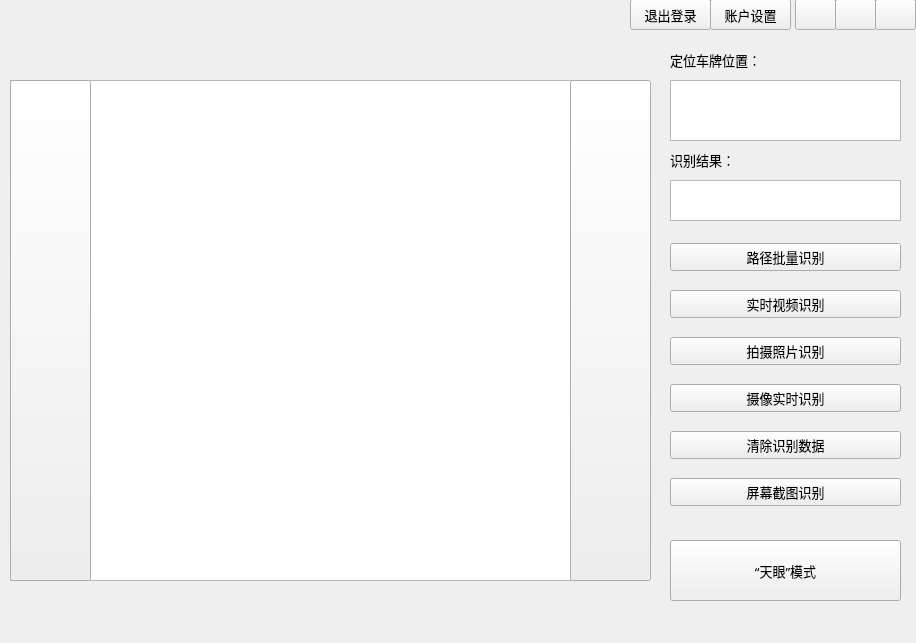
<?xml version="1.0" encoding="UTF-8"?>
<ui version="4.0">
 <class>MainWindow</class>
 <widget class="QMainWindow" name="MainWindow">
  <property name="geometry">
   <rect>
    <x>0</x>
    <y>0</y>
    <width>916</width>
    <height>643</height>
   </rect>
  </property>
  <property name="font">
   <font>
    <family>微软雅黑</family>
    <pointsize>10</pointsize>
   </font>
  </property>
  <property name="windowTitle">
   <string>车牌识别</string>
  </property>
  <property name="windowIcon">
   <iconset>
    <normaloff>bilibili.png</normaloff>bilibili.png</iconset>
  </property>
  <widget class="QWidget" name="centralwidget">
   <widget class="QGraphicsView" name="graphicsView">
    <property name="geometry">
     <rect>
      <x>10</x>
      <y>80</y>
      <width>640</width>
      <height>501</height>
     </rect>
    </property>
    <property name="styleSheet">
     <string notr="true">border-image: url(:/main/1.png);</string>
    </property>
   </widget>
   <widget class="QLabel" name="label">
    <property name="geometry">
     <rect>
      <x>670</x>
      <y>50</y>
      <width>141</width>
      <height>20</height>
     </rect>
    </property>
    <property name="text">
     <string>定位车牌位置：</string>
    </property>
   </widget>
   <widget class="QLabel" name="label_3">
    <property name="geometry">
     <rect>
      <x>670</x>
      <y>150</y>
      <width>91</width>
      <height>20</height>
     </rect>
    </property>
    <property name="text">
     <string>识别结果：</string>
    </property>
   </widget>
   <widget class="QLabel" name="label_2">
    <property name="geometry">
     <rect>
      <x>10</x>
      <y>80</y>
      <width>640</width>
      <height>501</height>
     </rect>
    </property>
    <property name="cursor">
     <cursorShape>PointingHandCursor</cursorShape>
    </property>
    <property name="text">
     <string/>
    </property>
   </widget>
   <widget class="QPushButton" name="pushButton_2">
    <property name="geometry">
     <rect>
      <x>10</x>
      <y>80</y>
      <width>81</width>
      <height>501</height>
     </rect>
    </property>
    <property name="text">
     <string/>
    </property>
   </widget>
   <widget class="QPushButton" name="pushButton_3">
    <property name="geometry">
     <rect>
      <x>570</x>
      <y>80</y>
      <width>81</width>
      <height>501</height>
     </rect>
    </property>
    <property name="text">
     <string/>
    </property>
   </widget>
   <widget class="QPushButton" name="pushButton_10">
    <property name="geometry">
     <rect>
      <x>710</x>
      <y>-1</y>
      <width>81</width>
      <height>31</height>
     </rect>
    </property>
    <property name="text">
     <string>账户设置</string>
    </property>
   </widget>
   <widget class="QPushButton" name="pushButton_11">
    <property name="geometry">
     <rect>
      <x>630</x>
      <y>-1</y>
      <width>81</width>
      <height>31</height>
     </rect>
    </property>
    <property name="text">
     <string>退出登录</string>
    </property>
   </widget>
   <widget class="QPushButton" name="pushButton_12">
    <property name="geometry">
     <rect>
      <x>795</x>
      <y>-1</y>
      <width>41</width>
      <height>31</height>
     </rect>
    </property>
    <property name="text">
     <string/>
    </property>
   </widget>
   <widget class="QPushButton" name="pushButton_13">
    <property name="geometry">
     <rect>
      <x>835</x>
      <y>-1</y>
      <width>41</width>
      <height>31</height>
     </rect>
    </property>
    <property name="text">
     <string/>
    </property>
   </widget>
   <widget class="QPushButton" name="pushButton_14">
    <property name="geometry">
     <rect>
      <x>875</x>
      <y>-1</y>
      <width>41</width>
      <height>31</height>
     </rect>
    </property>
    <property name="text">
     <string/>
    </property>
   </widget>
   <widget class="QLabel" name="label_12">
    <property name="geometry">
     <rect>
      <x>300</x>
      <y>590</y>
      <width>72</width>
      <height>21</height>
     </rect>
    </property>
    <property name="text">
     <string/>
    </property>
   </widget>
   <widget class="QPushButton" name="pushButton_8">
    <property name="geometry">
     <rect>
      <x>670</x>
      <y>540</y>
      <width>231</width>
      <height>61</height>
     </rect>
    </property>
    <property name="text">
     <string>“天眼”模式</string>
    </property>
   </widget>
   <widget class="QWidget" name="verticalLayoutWidget_2">
    <property name="geometry">
     <rect>
      <x>670</x>
      <y>230</y>
      <width>231</width>
      <height>291</height>
     </rect>
    </property>
    <layout class="QVBoxLayout" name="verticalLayout_2">
     <item>
      <widget class="QPushButton" name="pushButton_piliang">
       <property name="text">
        <string>路径批量识别</string>
       </property>
      </widget>
     </item>
     <item>
      <widget class="QPushButton" name="pushButton_shipin">
       <property name="text">
        <string>实时视频识别</string>
       </property>
      </widget>
     </item>
     <item>
      <widget class="QPushButton" name="pushButton_paizhao">
       <property name="text">
        <string>拍摄照片识别</string>
       </property>
      </widget>
     </item>
     <item>
      <widget class="QPushButton" name="pushButton_shexiangtou">
       <property name="text">
        <string>摄像实时识别</string>
       </property>
      </widget>
     </item>
     <item>
      <widget class="QPushButton" name="pushButton">
       <property name="text">
        <string>清除识别数据</string>
       </property>
      </widget>
     </item>
     <item>
      <widget class="QPushButton" name="pushButton_7">
       <property name="text">
        <string>屏幕截图识别</string>
       </property>
      </widget>
     </item>
    </layout>
   </widget>
   <widget class="QListView" name="listView">
    <property name="geometry">
     <rect>
      <x>670</x>
      <y>180</y>
      <width>231</width>
      <height>41</height>
     </rect>
    </property>
   </widget>
   <widget class="QGraphicsView" name="graphicsView_2">
    <property name="geometry">
     <rect>
      <x>670</x>
      <y>80</y>
      <width>231</width>
      <height>61</height>
     </rect>
    </property>
   </widget>
   <widget class="QLabel" name="label_4">
    <property name="geometry">
     <rect>
      <x>670</x>
      <y>80</y>
      <width>231</width>
      <height>61</height>
     </rect>
    </property>
    <property name="text">
     <string/>
    </property>
   </widget>
   <widget class="QLabel" name="label_5">
    <property name="geometry">
     <rect>
      <x>0</x>
      <y>0</y>
      <width>911</width>
      <height>641</height>
     </rect>
    </property>
    <property name="text">
     <string/>
    </property>
   </widget>
   <zorder>label_5</zorder>
   <zorder>graphicsView</zorder>
   <zorder>label_2</zorder>
   <zorder>label</zorder>
   <zorder>label_3</zorder>
   <zorder>pushButton_2</zorder>
   <zorder>pushButton_3</zorder>
   <zorder>pushButton_10</zorder>
   <zorder>pushButton_11</zorder>
   <zorder>pushButton_12</zorder>
   <zorder>pushButton_13</zorder>
   <zorder>pushButton_14</zorder>
   <zorder>label_12</zorder>
   <zorder>pushButton_8</zorder>
   <zorder>verticalLayoutWidget_2</zorder>
   <zorder>listView</zorder>
   <zorder>graphicsView_2</zorder>
   <zorder>label_4</zorder>
  </widget>
 </widget>
 <resources>
  <include location="my_pic.qrc"/>
 </resources>
 <connections>
  <connection>
   <sender>pushButton_piliang</sender>
   <signal>clicked()</signal>
   <receiver>pushButton_piliang</receiver>
   <slot>click()</slot>
   <hints>
    <hint type="sourcelabel">
     <x>803</x>
     <y>383</y>
    </hint>
    <hint type="destinationlabel">
     <x>794</x>
     <y>383</y>
    </hint>
   </hints>
  </connection>
  <connection>
   <sender>pushButton_shexiangtou</sender>
   <signal>clicked()</signal>
   <receiver>pushButton_shexiangtou</receiver>
   <slot>click()</slot>
   <hints>
    <hint type="sourcelabel">
     <x>803</x>
     <y>433</y>
    </hint>
    <hint type="destinationlabel">
     <x>801</x>
     <y>433</y>
    </hint>
   </hints>
  </connection>
  <connection>
   <sender>pushButton_shipin</sender>
   <signal>clicked()</signal>
   <receiver>pushButton_shipin</receiver>
   <slot>click()</slot>
   <hints>
    <hint type="sourcelabel">
     <x>800</x>
     <y>480</y>
    </hint>
    <hint type="destinationlabel">
     <x>804</x>
     <y>461</y>
    </hint>
   </hints>
  </connection>
  <connection>
   <sender>pushButton_paizhao</sender>
   <signal>clicked()</signal>
   <receiver>pushButton_paizhao</receiver>
   <slot>click()</slot>
   <hints>
    <hint type="sourcelabel">
     <x>798</x>
     <y>570</y>
    </hint>
    <hint type="destinationlabel">
     <x>810</x>
     <y>561</y>
    </hint>
   </hints>
  </connection>
 </connections>
</ui>
